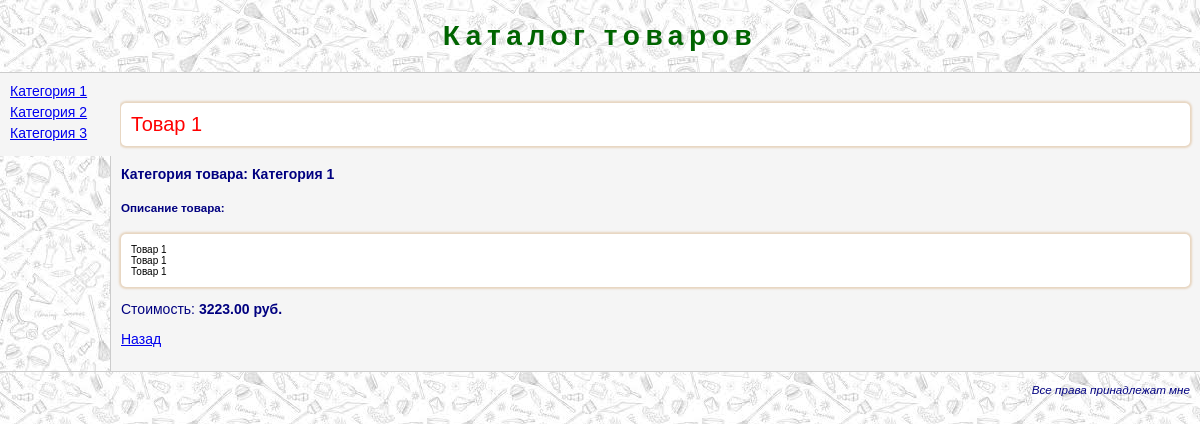
The page /goods/good/1/ on the database as committed earlier.
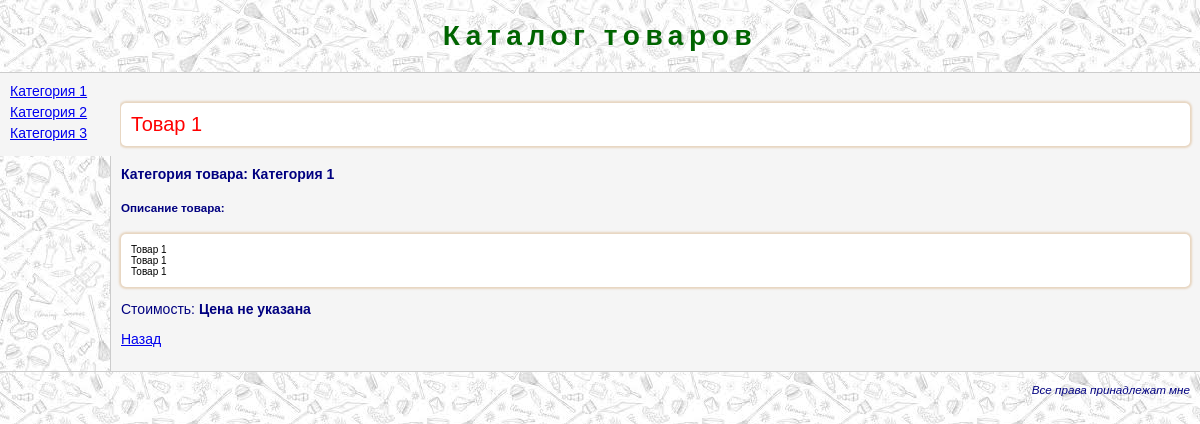
The same page on the database as committed later.
### testSite/models.py (models this page shows, shortened)
class Category(models.Model):
    name = models.CharField(verbose_name="Наименование", max_length = 30, unique = True)
    description = models.TextField(verbose_name="Описание")
    class Meta:
        verbose_name = "Категория"
        verbose_name_plural = "Категории"

class Good(models.Model):
    name = models.CharField(verbose_name="Наименование", max_length = 50, unique = True)
    description = models.TextField(verbose_name="Описание")
    in_stock = models.BooleanField(verbose_name="В наличии", default = True, db_index = True)
    category = models.ForeignKey(Category)
    price = models.DecimalField(verbose_name="Стоимость", decimal_places = 2, max_digits = 8, default = 0)
    amount_available = models.IntegerField(verbose_name="Количество в наличии", default=0, null=0)
    class Meta:
        ordering = ["-price", "name"]
        unique_together = ("category", "name", "price")
        verbose_name = "товар"
        verbose_name_plural = "товары"

### testSite/views.py (the view)
# urls.py: url(r'^good/(?P<id>\d+)/$', 'good'))
def good(request, id):
    cats = Category.objects.all().order_by("name")
    try:
        good = Good.objects.get(pk = id)
    except Good.DoesNotExist:
        return HttpResponse("<b>Нет такого товара (" + str(id) + ")</b>" + "<br>")
    return render(request, "good.html", {"cats":cats, "good":good})

### testSite/Templates/good.html (shortened to what this page needs)
{% extends "base.html" %}
{% block main %}
    <p class="name">{{ good.name }}</p>
    <p class="category">Категория товара: {{ good.category.name }}</p>
    <h5>Описание товара:</h5>
    <p class="description">{{ good.description|linebreaksbr }}</p>
    <p>Стоимость: <b>{% if not good.price > 0 %}Цена не указана{% else %}{{ good.price }} руб.{% endif %}</b></p>
    <p><a href="/goods/{{ good.category.id }}/">Назад</a></p>
{% endblock %}

### testSite/Templates/base.html (shortened to what this page needs)
{% load staticfiles %}
<!DOCTYPE html>
<html lang="ru">
<head>
    <link type="text/css" href="{% static "main.css" %}" rel="stylesheet">
</head>
<body>
    <div id="header">
        <h1>Каталог товаров</h1>
    </div>
    <div id="leftmenu">
        <ul>
            {% for cat in cats %}
                <li><a href="/goods/{{ cat.id }}/">{{ cat.name }}</a></li>
            {% endfor %}
        </ul>
    </div>
    <div id="main">
        {% block main %}
        {% endblock %}
    </div>
    <div id="footer">
        <p>Все права принадлежат мне</p>
    </div>
</body>
</html>

### testSite/static/main.css (style rules this page uses)
body { margin: 0px; padding: 0px; background-color: linen; font-family: Tahoma, sans-serif; font-size: 14px; background-image: url("images (2).jpg"); color: navy; }
#header { text-align: center; color: darkgreen; border-bottom: 1px #cccccc solid; }
#header h1 { margin: 20px 0px 20px 0px; letter-spacing: 0.2em; }
#leftmenu { float: left; width: 100px; padding: 10px; background-color: whitesmoke; }
#leftmenu ul { margin: 0px; padding: 0px; }
#leftmenu ul li { list-style-type: none; margin-bottom: 5px; }
#main { margin-left: 110px; border-left: 1px #cccccc solid; padding: 10px; background-color: whitesmoke; }
#main p.name { box-sizing: border-box; padding: 10px; border-radius: 5px; box-shadow: 0 0 2px 2px #e7d5c0; font-size: 20px; color: red; background-color: white; }
#main p.category { font-weight: bold; }
#main p.description { box-sizing: border-box; padding: 10px; border-radius: 5px; box-shadow: 0 0 2px 2px #e7d5c0; font-size: 10px; background-color: white; color: black; }
#footer { text-align: right; border-top: 1px #cccccc solid; padding-right: 10px; }
#footer p { font-size: smaller; font-style: italic; }

Rows that differ between the two databases and show on the page:
changed Good "Товар 1": price "3223.00" → (not shown)
Other text that changed with them:
text no longer shown: "руб."
text now shown: "Цена не указана"
